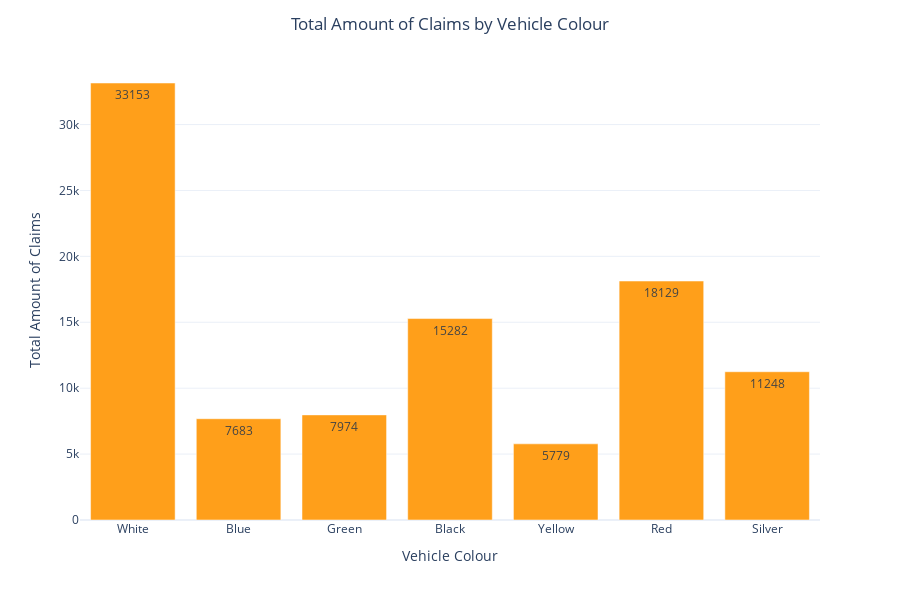

Write notebook code for a chart like this one.
### Code cell
#df_claims["claims_per_1000"] = (df_claims["claims"] / df_claims["num_cars"]) * 1000

fig = px.bar(
    df_claims,
    x="carcolour",
    y="claims",
    
    labels={"carcolour": "Vehicle Colour", "claims": "Total Amount of Claims"},
    color_discrete_sequence=["#ff9f1a"],
    text="claims"
)

fig.update_traces(texttemplate='%{text:.0f}', textposition='inside')
fig.update_layout(
    xaxis_tickangle=0,
    xaxis=dict(
        tickfont=dict(
            size=14,  # Set the x-axis tick label font size
            weight='bold' # Make x-axis tick labels bold
        )
    )
    title={
        "text" : "Total Amount of Claims by Vehicle Colour",
        "x" : 0.5,
        "xanchor" : "center"
    },
    template="plotly_white",
    height=600,
    )

fig.show()

### Figure 1 — Plotly figure (JSON) as saved in the notebook; plotly's stock layout.template omitted (floating-point values rounded to 4 significant figures)
{"data": [{"alignmentgroup": "True", "hovertemplate": "Vehicle Colour=%{x}<br>Total Amount of Claims=%{text}<extra></extra>", "legendgroup": "", "marker": {"color": "#ff9f1a", "pattern": {"shape": ""}}, "name": "", "offsetgroup": "", "orientation": "v", "showlegend": false, "text": [33153, 7683, 7974, 15282, 5779, 18129, 11248], "textposition": "inside", "texttemplate": "%{text:.0f}", "type": "bar", "x": ["White", "Blue", "Green", "Black", "Yellow", "Red", "Silver"], "xaxis": "x", "y": [33153, 7683, 7974, 15282, 5779, 18129, 11248], "yaxis": "y"}], "layout": {"barmode": "relative", "height": 600, "legend": {"tracegroupgap": 0}, "margin": {"t": 60}, "title": {"text": "Total Amount of Claims by Vehicle Colour", "x": 0.5, "xanchor": "center"}, "xaxis": {"anchor": "y", "domain": [0, 1], "tickangle": 0, "title": {"text": "Vehicle Colour"}}, "yaxis": {"anchor": "x", "domain": [0, 1], "title": {"text": "Total Amount of Claims"}}}}
